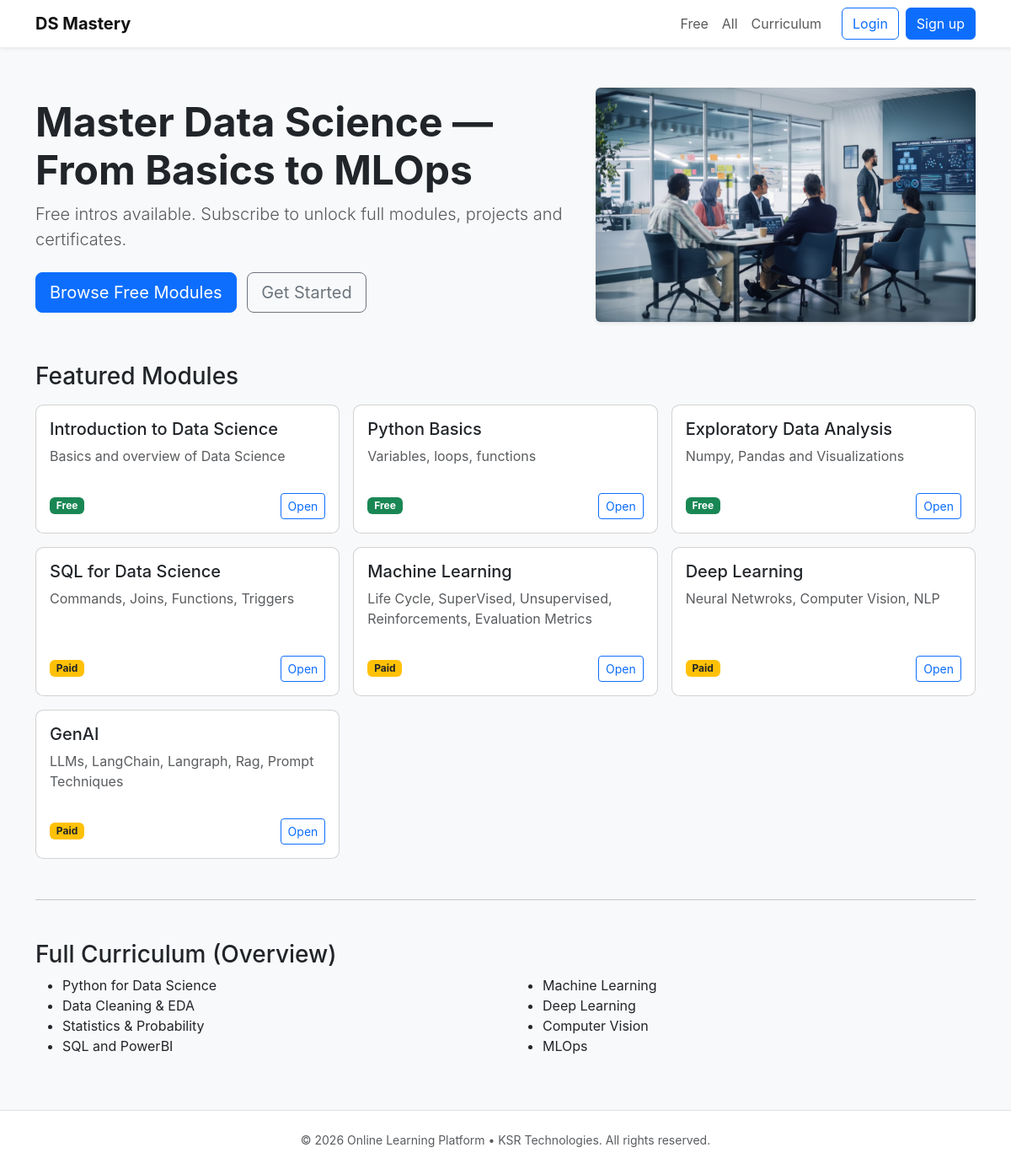
The page / on the database its author committed.
### app/models.py (models this page shows)
class Module(db.Model):
    id = db.Column(db.Integer, primary_key=True)
    slug = db.Column(db.String(150), unique=True, nullable=False)
    title = db.Column(db.String(200), nullable=False)
    description = db.Column(db.Text)
    is_free = db.Column(db.Boolean, default=False)
    content_html = db.Column(db.Text)
    order = db.Column(db.Integer, default=0)
    lessons = db.relationship("Lesson", back_populates="module", cascade="all, delete-orphan")

### app/main.py (the view)
@main_bp.route("/")
def home():
    modules = Module.query.all()
    modules = sorted(modules, key=lambda m: (m.order, m.id))
    featured = modules   # show all
    featured_course = Module.query.filter_by(slug="python-tutorial").first()
    return render_template("home.html", featured=featured, featured_course=featured_course)

### app/__init__.py (called while the page is built)
def create_app():
    app = Flask(
        __name__,
        template_folder="templates",
        static_folder="static"
    )
    app.config.from_object(Config)
    db.init_app(app)
    login_manager.init_app(app)
    migrate.init_app(app, db)
    login_manager.login_view = "auth.login"   # if route is /auth/login
    login_manager.login_message_category = "info"
    from .auth import auth_bp
    from .main import main_bp
    from .payments import payments_bp
    from .admin_ui import admin_bp
    app.register_blueprint(auth_bp)
    app.register_blueprint(main_bp)
    app.register_blueprint(payments_bp)
    app.register_blueprint(admin_bp)  # URL prefix is inside admin_bp
    @app.context_processor
    def inject_globals():
        from datetime import datetime
        return {
            "current_year": datetime.now().year
        }
    return app

### app/templates/home.html (shortened to what this page needs)
{% extends "base.html" %}
{% block content %}
<div class="row align-items-center mb-5">
  <div class="col-md-7">
    <h1 class="display-5 fw-bold">Master Data Science — From Basics to MLOps</h1>
    <p class="lead text-muted">
      Free intros available. Subscribe to unlock full modules, projects and certificates.
    </p>
    <div class="mt-4">
      <a class="btn btn-primary btn-lg me-2" href="{{ url_for('main.free_list') }}">
        Browse Free Modules
      </a>
      <a class="btn btn-outline-secondary btn-lg" href="{{ url_for('auth.signup') }}">
        Get Started
      </a>
    </div>
  </div>
  <div class="col-md-5 text-center">
    <img src="{{ url_for('static', filename='images/Data Science.png') }}"
         alt="Data science"
         class="img-fluid rounded shadow-sm">
  </div>
</div>
<h3 class="mb-3">Featured Modules</h3>
<div class="row g-3">
  {% for m in featured %}
  <div class="col-md-4">
    <div class="card h-100">
      <div class="card-body d-flex flex-column">
        <h5 class="card-title">{{ m.title }}</h5>
        <p class="card-text text-muted flex-grow-1">
          {{ m.description[:130] }}
        </p>
        <div class="mt-3 d-flex justify-content-between align-items-center">
          {% if m.is_free %}
            <span class="badge bg-success">Free</span>
          {% else %}
            <span class="badge bg-warning text-dark">Paid</span>
          {% endif %}
          <a class="btn btn-sm btn-outline-primary"
             href="{{ url_for('main.module_page', slug=m.slug) }}">
            Open
          </a>
        </div>
      </div>
    </div>
  </div>
  {% endfor %}
</div>
<hr class="my-5">
<section id="curriculum">
  <h3>Full Curriculum (Overview)</h3>
  <div class="row">
    <div class="col-md-6">
      <ul>
        <li>Python for Data Science</li>
        <li>Data Cleaning & EDA</li>
        <li>Statistics & Probability</li>
        <li>SQL and PowerBI</li>
      </ul>
    </div>
    <div class="col-md-6">
      <ul>
        <li>Machine Learning</li>
        <li>Deep Learning</li>
        <li>Computer Vision</li>
        <li>MLOps</li>
      </ul>
    </div>
  </div>
</section>
{% endblock %}

### app/templates/base.html (shortened to what this page needs)
<!doctype html>
<html lang="en">
<head>
    <link href="https://cdn.jsdelivr.net/npm/bootstrap@5.3.2/dist/css/bootstrap.min.css" rel="stylesheet">
    <link href="{{ url_for('static', filename='css/styles.css') }}" rel="stylesheet">
</head>
<body class="bg-light">
<nav class="navbar navbar-expand-lg bg-white shadow-sm">
    <div class="container">
        <a class="navbar-brand fw-bold" href="{{ url_for('main.home') }}">DS Mastery</a>
        <div class="collapse navbar-collapse" id="nav">
            <ul class="navbar-nav ms-auto me-3">
                <li class="nav-item"><a class="nav-link" href="{{ url_for('main.free_list') }}">Free</a></li>
                <li class="nav-item"><a class="nav-link" href="{{ url_for('main.modules_list') }}">All</a></li>
                <li class="nav-item"><a class="nav-link" href="{{ url_for('main.home') }}#curriculum">Curriculum</a></li>
            </ul>
            <div class="d-flex">
                {% if current_user.is_authenticated %}
                    {% if current_user.check_admin() %}
                        <a href="{{ url_for('admin_ui.index') }}" class="btn btn-warning me-2">
                            Admin
                        </a>
                    {% endif %}
                    <a class="btn btn-outline-primary me-2" href="{{ url_for('main.dashboard') }}">
                        {{ current_user.full_name or current_user.email }}
                    </a>
                    <a class="btn btn-outline-secondary" href="{{ url_for('auth.logout') }}">
                        Logout
                    </a>
                {% else %}
                    <a class="btn btn-outline-primary me-2" href="{{ url_for('auth.login') }}">
                        Login
                    </a>
                    <a class="btn btn-primary" href="{{ url_for('auth.signup') }}">
                        Sign up
                    </a>
                {% endif %}
            </div>
        </div>
    </div>
</nav>
<main class="py-5">
    <div class="container">
        {% block content %}{% endblock %}
    </div>
</main>
<footer class="bg-white py-4 border-top">
    <div class="container text-center small text-muted">
        © {{ current_year }} Online Learning Platform • KSR Technologies. All rights reserved.
    </div>
</footer>
</body>
</html>

### app/static/css/styles.css (style rules this page uses)
body { font-family: Inter, system-ui, -apple-system, "Segoe UI", Roboto, "Helvetica Neue", Arial; background: #f8f9fb; }
.navbar-brand { font-weight:700; color:#111; }
.card { border-radius: .6rem; }

### rows shown on the page
Module: title "Introduction to Data Science", description "Basics and overview of Data Science", is_free "Free"
Module: title "Python Basics", description "Variables, loops, functions", is_free "Free"
Module: title "Exploratory Data Analysis", description "Numpy, Pandas and Visualizations", is_free "Free"
Module: title "SQL for Data Science", description "Commands, Joins, Functions, Triggers", is_free "Paid"
Module: title "Machine Learning", description "Life Cycle, SuperVised, Unsupervised, Reinforcements, Evaluation Metrics", is_free "Paid"
Module: title "Deep Learning", description "Neural Netwroks, Computer Vision, NLP", is_free "Paid"
Module: title "GenAI", description "LLMs, LangChain, Langraph, Rag, Prompt Techniques", is_free "Paid"
